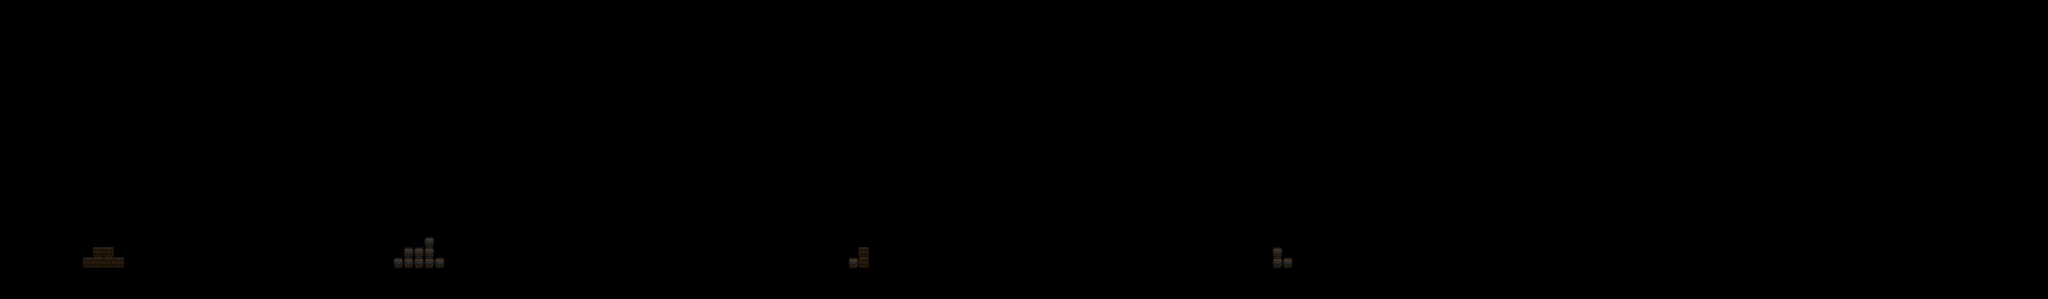

The image is a tile-based game level rendered from a .tmx file. Its description and source (layers, tilesets, objects; grid data summarised) follow:
An orthogonal 198x29 tile map with 64x64 px tiles, 1 tile layer (Background00), 5 hidden layers not drawn, 4 tilesets.

<map version="1.0" orientation="orthogonal" width="198" height="29" tilewidth="64" tileheight="64">
 <tileset firstgid="1" name="Environment Tiles" tilewidth="64" tileheight="64">
  <image source="../images/tiles/tilemap_lv1.png" width="1024" height="1024" />
  <terraintypes>
   <terrain name="Ground" tile="-1" />
  </terraintypes>
  <tile id="240" terrain="0,0,0,0" />
  <tile id="241" terrain="0,0,0,0" />
 </tileset>
 <tileset firstgid="257" name="Meta Tileset" tilewidth="64" tileheight="64">
  <properties>
   <property name="meta" value="" />
  </properties>
  <image source="tileSheet_2.png" width="192" height="256" />
  <tile id="3">
   <properties>
    <property name="type" value="collision" />
   </properties>
  </tile>
  <tile id="4">
   <properties>
    <property name="type" value="jump_through" />
   </properties>
  </tile>
  <tile id="5">
   <properties>
    <property name="type" value="level_end" />
   </properties>
  </tile>
  <tile id="6">
   <properties>
    <property name="type" value="level_begin" />
   </properties>
  </tile>
  <tile id="7">
   <properties>
    <property name="type" value="climb" />
   </properties>
  </tile>
  <tile id="8">
   <properties>
    <property name="type" value="checkpoint" />
   </properties>
  </tile>
  <tile id="9">
   <properties>
    <property name="type" value="document" />
   </properties>
  </tile>
  <tile id="10">
   <properties>
    <property name="type" value="enemy" />
   </properties>
  </tile>
  <tile id="11">
   <properties>
    <property name="type" value="refill" />
   </properties>
  </tile>
 </tileset>
 <tileset firstgid="269" name="Basic Tiles" tilewidth="64" tileheight="64">
  <image source="tileSheet_1.png" width="320" height="256" />
 </tileset>
 <tileset firstgid="289" name="Environment Flip" tilewidth="64" tileheight="64">
  <image source="tilemap_lv1_flip.png" width="1024" height="1024" />
 </tileset>
 <layer name="Background02" width="198" height="29" visible="0">
  <data>[5742 cells, 33 non-empty, 18 distinct tile ids]</data>
 </layer>
 <layer name="Background01" width="198" height="29" visible="0">
  <data>[5742 cells, 5582 non-empty, 23 distinct tile ids]</data>
 </layer>
 <layer name="Background00" width="198" height="29">
  <data>[5742 cells, 21 non-empty, 2 distinct tile ids]</data>
 </layer>
 <layer name="Middleground01" width="198" height="29" visible="0">
  <data>[5742 cells, 1525 non-empty, 81 distinct tile ids]</data>
 </layer>
 <layer name="middleground02" width="198" height="29" visible="0">
  <data>[5742 cells, 173 non-empty, 31 distinct tile ids]</data>
 </layer>
 <layer name="Collision" width="198" height="29" visible="0">
  <data>[5742 cells, 458 non-empty, 4 distinct tile ids]</data>
 </layer>
</map>
